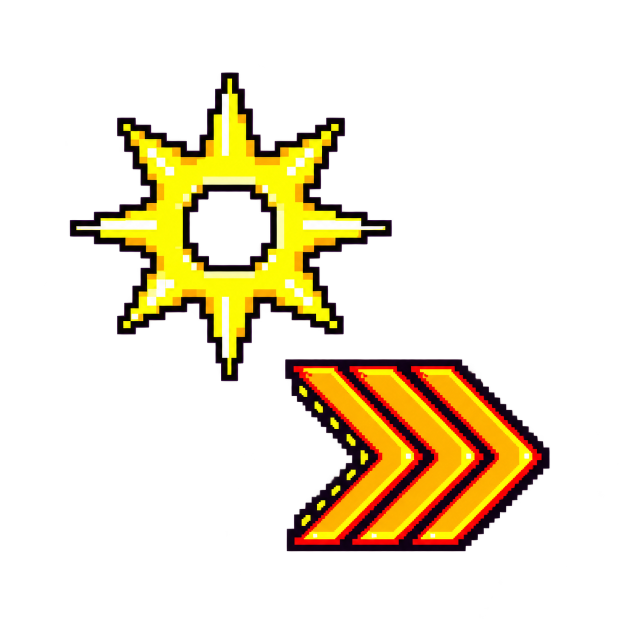
#> input picture _ART_SOURCES/boss_redesign_1020/corner_warning_v3/generated-master.png, 1254 x 1254 px (shown at 1/2 size)
$ python normalize.py
#> lines starting #> are read from the running program, lines starting #| are printed output that depends on the picture
from pathlib import Path
from PIL import Image
import json,hashlib
W=Path(__file__).parent
raw=W/'generated-master.png'
im=Image.open(raw).convert('RGBA')
#> im is the input picture: PIL image 1254x1254 RGBA; mean R, G, B, A 33.9, 24.9, 4.1, 49.3
# The selected generated triple-chevron sits in the lower-right of this1280px sheet.
# Preserve the raw sheet and crop only its arrow for the fixed-canvas export.
assert im.width==im.height,im.size
box=tuple(round(v*im.width/1280) for v in (520,700,1150,1140))
#> box = (509, 686, 1127, 1117)
arrow=im.crop(box);arrow=arrow.crop(arrow.getbbox())
#> after `arrow = im.crop(box)`:
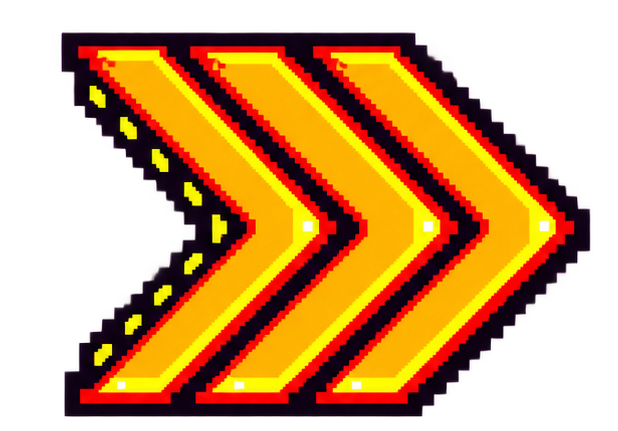
#> arrow: PIL image 618x431 RGBA; mean R, G, B, A 100, 54.7, 5, 144.2; transparent parts drawn white
arrow.save(W/'generated-chevron-source.png')
arrow=arrow.resize((34,round(34*arrow.height/arrow.width)),Image.Resampling.NEAREST)
#> arrow: PIL image 34x24 RGBA
arrow=arrow.rotate(-45,resample=Image.Resampling.NEAREST,expand=True)
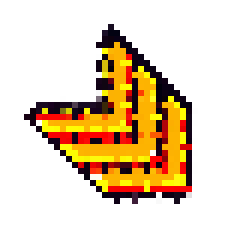
#> arrow: PIL image 42x42 RGBA (shown 6 times larger); mean R, G, B, A 44.5, 26.5, 2.6, 66.4; transparent parts drawn white
star=Image.open(W/'existing-asterisk.png').convert('RGBA');star=star.crop(star.getbbox());star=star.resize((28,28),Image.Resampling.NEAREST)
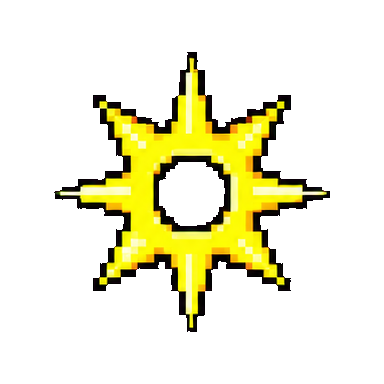
#> input picture _ART_SOURCES/boss_redesign_1020/corner_warning_v3/existing-asterisk.png, 384 x 384 px
#> further down, star is the input picture: PIL image 384x384 RGBA; mean R, G, B, A 33.6, 32, 5.4, 49.7
#> after `star = star.crop(star.getbbox())`:
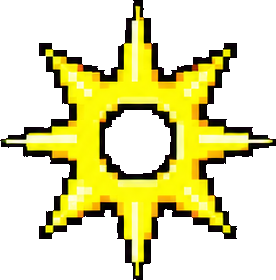
#> star: PIL image 276x280 RGBA; mean R, G, B, A 64.2, 61.1, 10.2, 94.8; transparent parts drawn white
canvas=Image.new('RGBA',(64,64))
#> canvas: PIL image 64x64 RGBA; every value is 0
canvas.alpha_composite(star,(4,4));canvas.alpha_composite(arrow,(42-arrow.width//2,42-arrow.height//2))
#> after `canvas.alpha_composite(star, (4, 4))`:
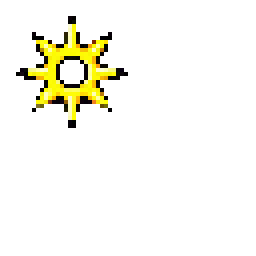
#> canvas: PIL image 64x64 RGBA (shown 4 times larger); mean R, G, B, A 12, 11.3, 2.1, 18.6; transparent parts drawn white
#> after `canvas.alpha_composite(arrow, (42 - arrow.width // 2, 42 - arrow.heigh`:
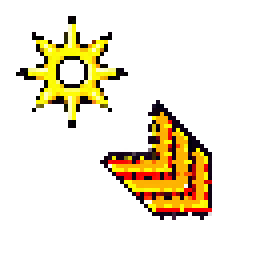
#> canvas: PIL image 64x64 RGBA (shown 4 times larger); mean R, G, B, A 31.2, 22.7, 3.2, 47.2; transparent parts drawn white
assert canvas.getbbox()[2]<=62 and canvas.getbbox()[3]<=62,canvas.getbbox()
variants={'down_right':canvas,'down_left':canvas.transpose(Image.Transpose.ROTATE_270),'up_right':canvas.transpose(Image.Transpose.ROTATE_90),'up_left':canvas.transpose(Image.Transpose.ROTATE_180)}
for name,v in variants.items():v.save(W/('corner-warning-'+name+'.png'),optimize=True)
#> this loop made 4 passes
#> name on passes 1 to 4: 'down_right', 'down_left', 'up_right', 'up_left'
#> pass 2, `for name,v in variants.items():v.save(W/('corner-warning-'+name+'.png'..`:
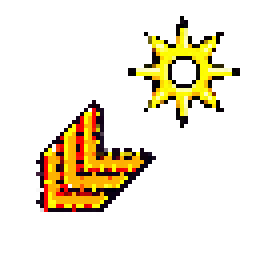
#> saved as corner-warning-down_left.png: PIL image 64x64 RGBA (shown 4 times larger); mean R, G, B, A 31.2, 22.7, 3.2, 47.2; transparent parts drawn white
record=dict(provider='built-in image_gen',selected=str(raw),rejected='exec-888715f9-6798-4fa6-b9b3-2eff2638c0c7.png',sourceArrow='assets/game/shared/ui/ui/warn_0916/escape_arrow.png',sourceAsterisk='assets/bossmode/ui/alerts-yellow.png',asteriskRect=[424,0,384,384],normalization='Generated three-chevron arrow crop, single proportional nearest-neighbor scale and45-degree direction; original in-game hollow yellow asterisk reused unchanged apart from proportional scale; four whole-canvas quarter-turn variants. Fixed64x64 canvas,32,32 pivot.',sourceHash=hashlib.sha256(raw.read_bytes()).hexdigest())
(W/'generation.json').write_text(json.dumps(record,indent=2)+'\n')
print(json.dumps(dict(sourceSize=im.size,arrowSize=arrow.size,export=canvas.getbbox(),variants=list(variants))))
#| {"sourceSize": [1254, 1254], "arrowSize": [42, 42], "export": [4, 4, 54, 55], "variants": ["down_right", "down_left", "up_right", "up_left"]}
